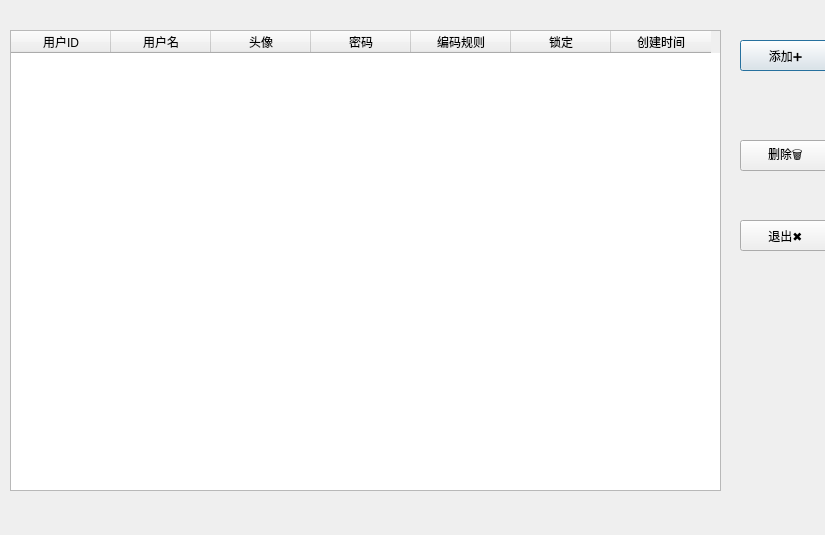
<?xml version="1.0" encoding="UTF-8"?>
<ui version="4.0">
 <class>Dialog</class>
 <widget class="QDialog" name="Dialog">
  <property name="geometry">
   <rect>
    <x>0</x>
    <y>0</y>
    <width>825</width>
    <height>535</height>
   </rect>
  </property>
  <property name="windowTitle">
   <string>Dialog</string>
  </property>
  <widget class="QWidget" name="widget" native="true">
   <property name="geometry">
    <rect>
     <x>0</x>
     <y>10</y>
     <width>851</width>
     <height>541</height>
    </rect>
   </property>
   <widget class="QTableWidget" name="tableWidget">
    <property name="geometry">
     <rect>
      <x>10</x>
      <y>20</y>
      <width>711</width>
      <height>461</height>
     </rect>
    </property>
    <property name="alternatingRowColors">
     <bool>true</bool>
    </property>
    <property name="selectionMode">
     <enum>QAbstractItemView::SingleSelection</enum>
    </property>
    <property name="selectionBehavior">
     <enum>QAbstractItemView::SelectRows</enum>
    </property>
    <property name="columnCount">
     <number>7</number>
    </property>
    <column>
     <property name="text">
      <string>用户ID</string>
     </property>
    </column>
    <column>
     <property name="text">
      <string>用户名</string>
     </property>
    </column>
    <column>
     <property name="text">
      <string>头像</string>
     </property>
    </column>
    <column>
     <property name="text">
      <string>密码</string>
     </property>
    </column>
    <column>
     <property name="text">
      <string>编码规则</string>
     </property>
    </column>
    <column>
     <property name="text">
      <string>锁定</string>
     </property>
    </column>
    <column>
     <property name="text">
      <string>创建时间</string>
     </property>
    </column>
   </widget>
   <widget class="QPushButton" name="pushButton">
    <property name="geometry">
     <rect>
      <x>740</x>
      <y>30</y>
      <width>91</width>
      <height>31</height>
     </rect>
    </property>
    <property name="text">
     <string>添加➕</string>
    </property>
   </widget>
   <widget class="QPushButton" name="pushButton_2">
    <property name="geometry">
     <rect>
      <x>740</x>
      <y>130</y>
      <width>91</width>
      <height>31</height>
     </rect>
    </property>
    <property name="text">
     <string>删除🗑️</string>
    </property>
   </widget>
   <widget class="QPushButton" name="pushButton_3">
    <property name="geometry">
     <rect>
      <x>740</x>
      <y>210</y>
      <width>91</width>
      <height>31</height>
     </rect>
    </property>
    <property name="text">
     <string>退出✖️</string>
    </property>
   </widget>
  </widget>
 </widget>
 <resources/>
 <connections/>
</ui>
